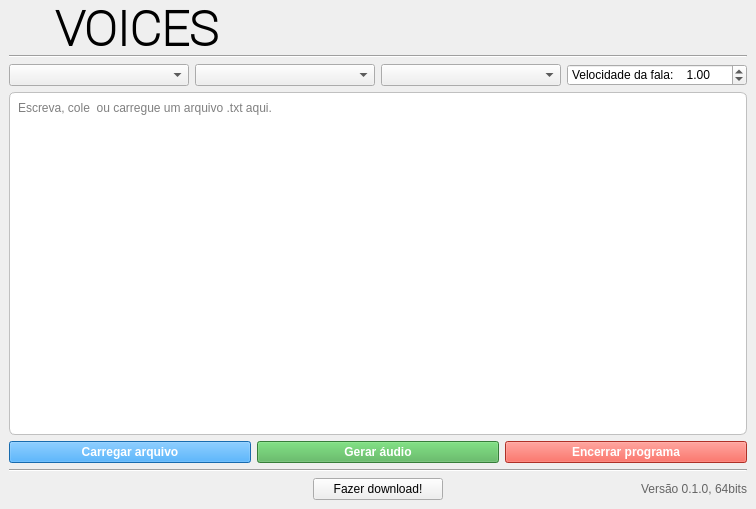
<?xml version="1.0" encoding="UTF-8"?>
<ui version="4.0">
 <class>MainWindow</class>
 <widget class="QMainWindow" name="MainWindow">
  <property name="geometry">
   <rect>
    <x>0</x>
    <y>0</y>
    <width>756</width>
    <height>509</height>
   </rect>
  </property>
  <property name="windowTitle">
   <string>Voices :: Uma interface gráfica para Kokoro ONNX</string>
  </property>
  <widget class="QWidget" name="centralwidget">
   <property name="styleSheet">
    <string notr="true"/>
   </property>
   <layout class="QVBoxLayout" name="horizontalLayout">
    <item>
     <layout class="QHBoxLayout" name="horizontalLayout_11">
      <item>
       <widget class="QLabel" name="label">
        <property name="maximumSize">
         <size>
          <width>40</width>
          <height>40</height>
         </size>
        </property>
        <property name="text">
         <string/>
        </property>
        <property name="pixmap">
         <pixmap resource="resources.qrc">:/assets/icons/voices.png</pixmap>
        </property>
        <property name="scaledContents">
         <bool>true</bool>
        </property>
       </widget>
      </item>
      <item>
       <widget class="QLabel" name="label_4">
        <property name="maximumSize">
         <size>
          <width>16777215</width>
          <height>40</height>
         </size>
        </property>
        <property name="font">
         <font>
          <family>Roboto Thin</family>
          <pointsize>37</pointsize>
          <bold>true</bold>
         </font>
        </property>
        <property name="text">
         <string>VOICES</string>
        </property>
        <property name="alignment">
         <set>Qt::AlignmentFlag::AlignLeading|Qt::AlignmentFlag::AlignLeft|Qt::AlignmentFlag::AlignVCenter</set>
        </property>
       </widget>
      </item>
      <item>
       <widget class="QPushButton" name="aboutButton">
        <property name="maximumSize">
         <size>
          <width>40</width>
          <height>40</height>
         </size>
        </property>
        <property name="cursor">
         <cursorShape>PointingHandCursor</cursorShape>
        </property>
        <property name="toolTip">
         <string>Sobre</string>
        </property>
        <property name="styleSheet">
         <string notr="true">border: none;
</string>
        </property>
        <property name="inputMethodHints">
         <set>Qt::InputMethodHint::ImhNone</set>
        </property>
        <property name="text">
         <string/>
        </property>
        <property name="icon">
         <iconset resource="resources.qrc">
          <normaloff>:/assets/icons/about.svg</normaloff>:/assets/icons/about.svg</iconset>
        </property>
        <property name="iconSize">
         <size>
          <width>30</width>
          <height>30</height>
         </size>
        </property>
       </widget>
      </item>
     </layout>
    </item>
    <item>
     <widget class="Line" name="line">
      <property name="orientation">
       <enum>Qt::Orientation::Horizontal</enum>
      </property>
     </widget>
    </item>
    <item>
     <layout class="QHBoxLayout" name="horizontalLayout_4">
      <item>
       <widget class="QComboBox" name="cmbBoxIdiomas">
        <property name="placeholderText">
         <string>Escolha um idioma...</string>
        </property>
       </widget>
      </item>
      <item>
       <widget class="QComboBox" name="cmbBoxGenero">
        <property name="placeholderText">
         <string>Escolha um gênero...</string>
        </property>
       </widget>
      </item>
      <item>
       <widget class="QComboBox" name="cmbBoxVoz">
        <property name="currentText">
         <string/>
        </property>
        <property name="placeholderText">
         <string>Selecione uma voz...</string>
        </property>
       </widget>
      </item>
      <item>
       <widget class="QDoubleSpinBox" name="spin_speed">
        <property name="styleSheet">
         <string notr="true">selection-background-color: transparent;
selection-color: rgb(0, 0, 0);</string>
        </property>
        <property name="alignment">
         <set>Qt::AlignmentFlag::AlignLeading|Qt::AlignmentFlag::AlignLeft|Qt::AlignmentFlag::AlignVCenter</set>
        </property>
        <property name="prefix">
         <string>Velocidade da fala:    </string>
        </property>
        <property name="singleStep">
         <double>0.010000000000000</double>
        </property>
        <property name="value">
         <double>1.000000000000000</double>
        </property>
       </widget>
      </item>
     </layout>
    </item>
    <item>
     <widget class="QTextEdit" name="text_edit">
      <property name="styleSheet">
       <string notr="true">border-radius: 6px;
border: 1px solid #c0c0c0;
padding: 4px;
background-color: white;</string>
      </property>
      <property name="placeholderText">
       <string>Escreva, cole  ou carregue um arquivo .txt aqui.</string>
      </property>
     </widget>
    </item>
    <item>
     <layout class="QHBoxLayout" name="horizontalLayout_3">
      <property name="spacing">
       <number>6</number>
      </property>
      <item>
       <widget class="QPushButton" name="btn_load">
        <property name="styleSheet">
         <string notr="true">background-color: #2196F3;
color: white; font-weight: bold;</string>
        </property>
        <property name="text">
         <string>Carregar arquivo</string>
        </property>
       </widget>
      </item>
      <item>
       <widget class="QPushButton" name="btn_generate">
        <property name="styleSheet">
         <string notr="true">background-color: #4CAF50;
color: white; font-weight: bold;</string>
        </property>
        <property name="text">
         <string>Gerar áudio</string>
        </property>
       </widget>
      </item>
      <item>
       <widget class="QPushButton" name="exitButton">
        <property name="styleSheet">
         <string notr="true">background-color: #F44336;
color: white; font-weight: bold;</string>
        </property>
        <property name="text">
         <string>Encerrar programa</string>
        </property>
       </widget>
      </item>
     </layout>
    </item>
    <item>
     <widget class="Line" name="line_2">
      <property name="orientation">
       <enum>Qt::Orientation::Horizontal</enum>
      </property>
     </widget>
    </item>
    <item>
     <layout class="QVBoxLayout" name="verticalLayout">
      <item>
       <layout class="QHBoxLayout" name="horizontalLayout_7">
        <item>
         <widget class="QLabel" name="status_label">
          <property name="styleSheet">
           <string notr="true"/>
          </property>
          <property name="text">
           <string/>
          </property>
         </widget>
        </item>
        <item>
         <widget class="QPushButton" name="downloadonnx">
          <property name="enabled">
           <bool>true</bool>
          </property>
          <property name="maximumSize">
           <size>
            <width>130</width>
            <height>16777215</height>
           </size>
          </property>
          <property name="text">
           <string>Fazer download!</string>
          </property>
         </widget>
        </item>
        <item>
         <widget class="QLabel" name="versionlabel">
          <property name="font">
           <font>
            <pointsize>9</pointsize>
           </font>
          </property>
          <property name="styleSheet">
           <string notr="true">color: rgb(100, 100, 100);</string>
          </property>
          <property name="inputMethodHints">
           <set>Qt::InputMethodHint::ImhNone</set>
          </property>
          <property name="text">
           <string>Versão 0.1.0, 64bits</string>
          </property>
          <property name="alignment">
           <set>Qt::AlignmentFlag::AlignRight|Qt::AlignmentFlag::AlignTrailing|Qt::AlignmentFlag::AlignVCenter</set>
          </property>
         </widget>
        </item>
       </layout>
      </item>
     </layout>
    </item>
   </layout>
  </widget>
 </widget>
 <resources>
  <include location="resources.qrc"/>
 </resources>
 <connections/>
</ui>
